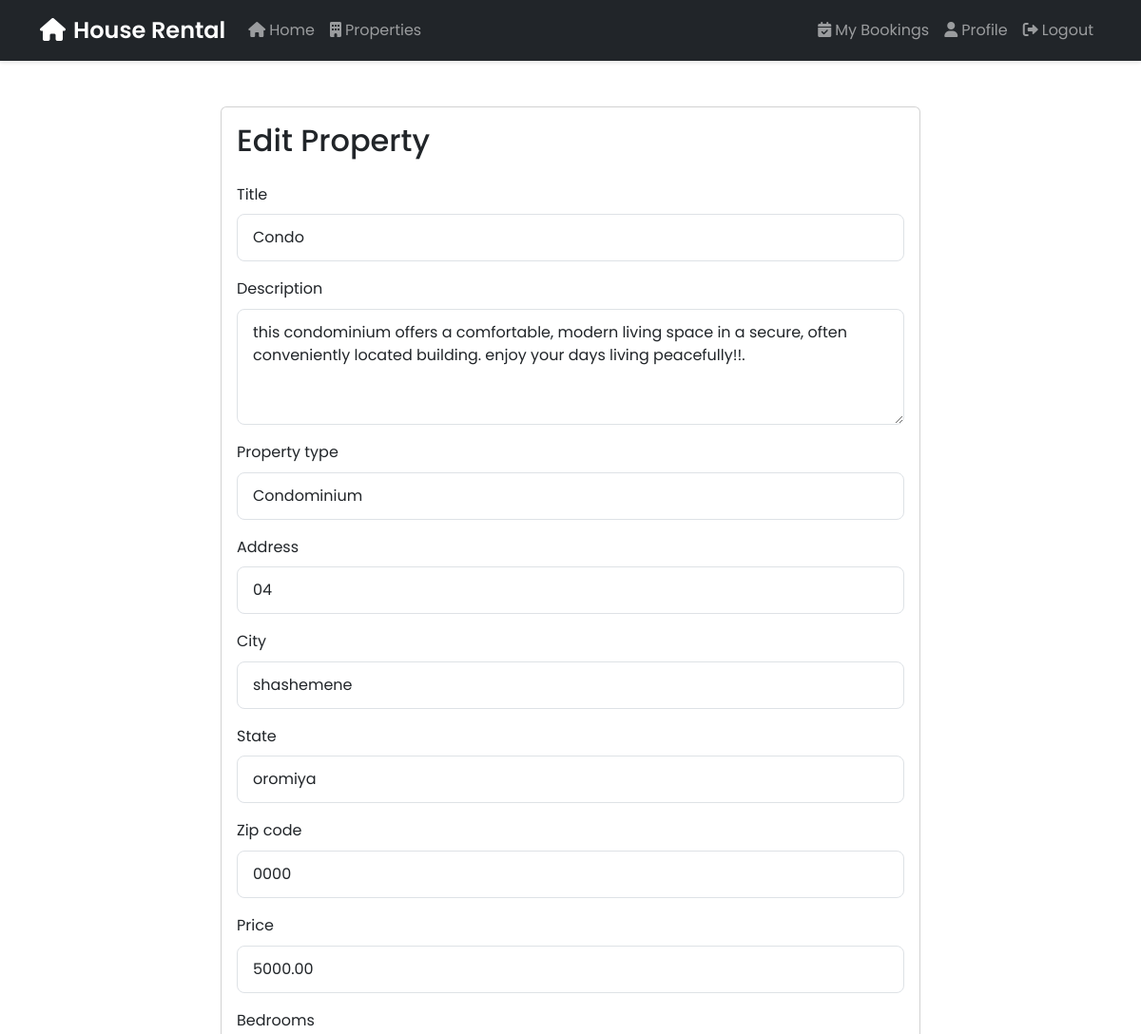
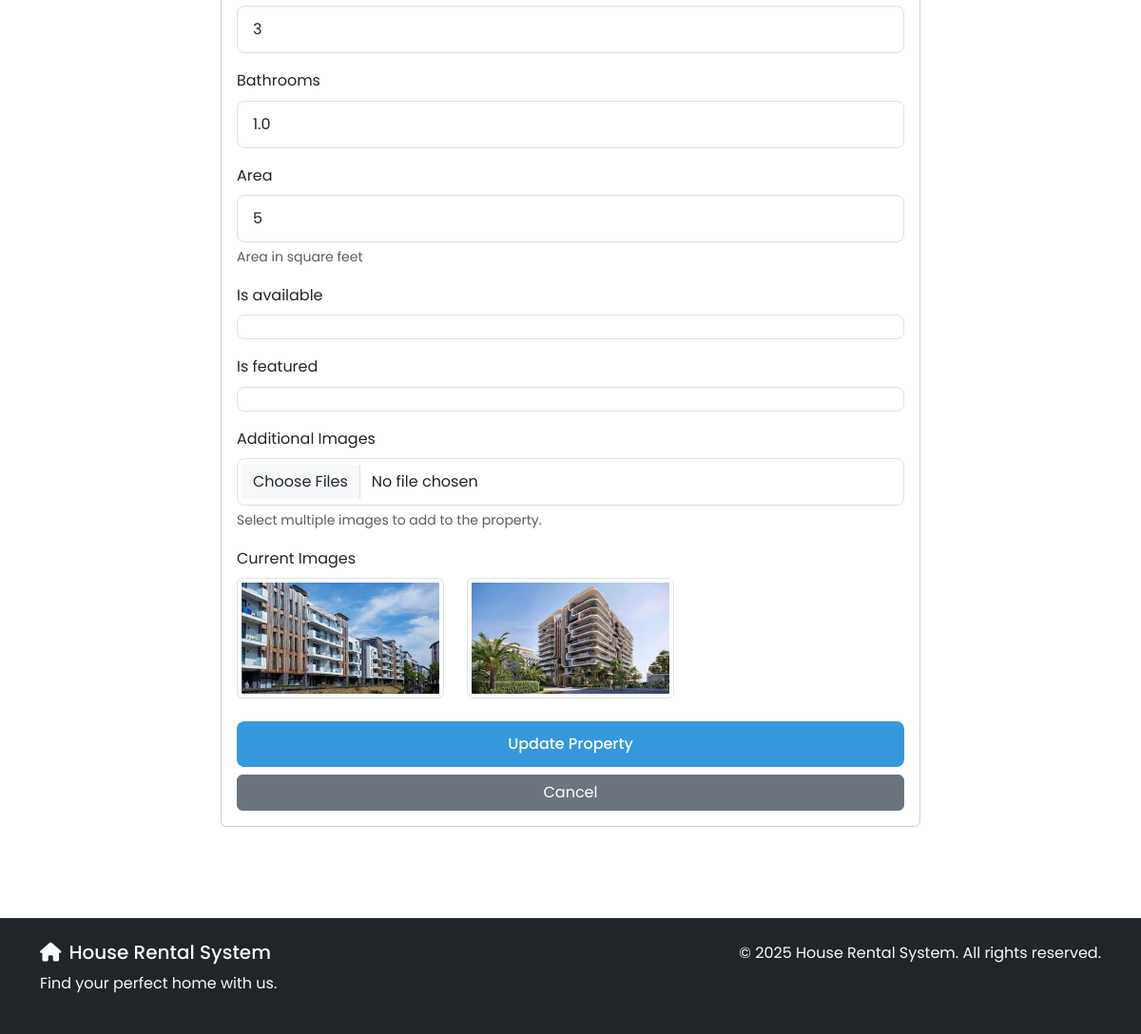
The app's page /property/4/edit/ (signed in) with its own data (2 pictures, top to bottom).
### properties/models.py (models this page shows, shortened)
class Property(models.Model):
    PROPERTY_TYPES = [
        ('house', 'House'),
        ('apartment', 'Apartment'),
        ('condo', 'Condominium'),
        ('townhouse', 'Townhouse'),
    ]
    title = models.CharField(max_length=200)
    description = models.TextField()
    property_type = models.CharField(max_length=20, choices=PROPERTY_TYPES)
    address = models.CharField(max_length=200)
    city = models.CharField(max_length=100)
    state = models.CharField(max_length=100)
    zip_code = models.CharField(max_length=20)
    price = models.DecimalField(max_digits=10, decimal_places=2, validators=[MinValueValidator(0)])
    bedrooms = models.PositiveIntegerField()
    bathrooms = models.DecimalField(max_digits=3, decimal_places=1)
    area = models.PositiveIntegerField(help_text='Area in square feet')
    is_available = models.BooleanField(default=True)
    is_featured = models.BooleanField(default=False)
    created_at = models.DateTimeField(auto_now_add=True)
    updated_at = models.DateTimeField(auto_now=True)
    owner = models.ForeignKey(User, on_delete=models.CASCADE, related_name='properties')
    terms_and_conditions = models.TextField(blank=True, help_text="Terms and conditions for renting this property")

class PropertyImage(models.Model):
    property = models.ForeignKey(Property, on_delete=models.CASCADE, related_name='images')
    image = models.ImageField(upload_to='property_images/')
    is_primary = models.BooleanField(default=False)
    created_at = models.DateTimeField(auto_now_add=True)

### properties/views.py (the view)
# urls.py: path('property/<int:pk>/edit/', views.edit_property, name='edit_property'),
@login_required
def edit_property(request, pk):
    property = get_object_or_404(Property, pk=pk, owner=request.user)
    if request.method == 'POST':
        form = PropertyForm(request.POST, request.FILES, instance=property)
        if form.is_valid():
            property = form.save()
            images = request.FILES.getlist('images')
            for image in images:
                PropertyImage.objects.create(
                    property=property,
                    image=image,
                    is_primary=not PropertyImage.objects.filter(property=property).exists()
                )
            messages.success(request, 'Property updated successfully!')
            return redirect('property_detail', pk=property.pk)
    else:
        form = PropertyForm(instance=property)
    return render(request, 'properties/edit_property.html', {
        'form': form,
        'property': property
    })

### properties/forms.py
class PropertyForm(forms.ModelForm):
    class Meta:
        model = Property
        fields = [
            'title', 'description', 'property_type', 'address',
            'city', 'state', 'zip_code', 'price', 'bedrooms',
            'bathrooms', 'area', 'is_available', 'is_featured'
        ]
        widgets = {
            'description': forms.Textarea(attrs={'rows': 4}),
            'price': forms.NumberInput(attrs={'min': 0}),
            'bedrooms': forms.NumberInput(attrs={'min': 0}),
            'bathrooms': forms.NumberInput(attrs={'min': 0, 'step': 0.5}),
            'area': forms.NumberInput(attrs={'min': 0}),
        }
    def __init__(self, *args, **kwargs):
        super().__init__(*args, **kwargs)
        for field in self.fields:
            self.fields[field].widget.attrs.update({'class': 'form-control'})

### accounts/models.py (called while the page is built)
    @property
    def is_property_owner(self):
        return self.role == 'owner'

### templates/properties/edit_property.html (shortened to what this page needs)
{% extends 'base.html' %}
{% block content %}
<div class="container py-4">
    <div class="row">
        <div class="col-md-8 mx-auto">
            <div class="card">
                <div class="card-body">
                    <h2 class="card-title mb-4">Edit Property</h2>
                    <form method="post" enctype="multipart/form-data">
                        {% for field in form %}
                            <div class="mb-3">
                                <label for="{{ field.id_for_label }}" class="form-label">{{ field.label }}</label>
                                {{ field }}
                                {% if field.help_text %}
                                    <div class="form-text">{{ field.help_text }}</div>
                                {% endif %}
                            </div>
                        {% endfor %}
                        <div class="mb-3">
                            <label for="images" class="form-label">Additional Images</label>
                            <input type="file" class="form-control" id="images" name="images" multiple accept="image/*">
                            <div class="form-text">Select multiple images to add to the property.</div>
                        </div>
                        {% if property.images.exists %}
                            <div class="mb-3">
                                <label class="form-label">Current Images</label>
                                <div class="row">
                                    {% for image in property.images.all %}
                                        <div class="col-md-4 mb-2">
                                            <img src="{{ image.image.url }}" alt="Property Image" class="img-thumbnail">
                                        </div>
                                    {% endfor %}
                                </div>
                            </div>
                        {% endif %}
                        <div class="d-grid gap-2">
                            <button type="submit" class="btn btn-primary">Update Property</button>
                            <a href="{% url 'property_detail' property.pk %}" class="btn btn-secondary">Cancel</a>
                        </div>
                    </form>
                </div>
            </div>
        </div>
    </div>
</div>
{% endblock %}

### static/css/style.css (style rules this page uses)
:root { --primary-color: #2c3e50; --secondary-color: #3498db; --accent-color: #e74c3c; --light-gray: #f8f9fa; --dark-gray: #343a40; }
body { font-family: 'Poppins', sans-serif; line-height: 1.6; color: var(--dark-gray); min-height: 100vh; display: flex; flex-direction: column; }
.form-control { border-radius: 8px; padding: 0.75rem 1rem; border: 1px solid #dee2e6; }
.btn-primary { background-color: var(--secondary-color); border: none; padding: 0.75rem 1.5rem; border-radius: 8px; font-weight: 500; transition: all 0.3s ease; }

### records on screen
Property: form "Condo" "this condominium offers a comfortable, modern living space in a secure, often conveniently located building. enjoy your days living peacefully!!." "Condominium" "04" "shashemene" "oromiya" "0000" "5000.00" "3" "1.0" "5" "☑" "☑"
PropertyImage: image (picture)
PropertyImage: image (picture)

### other values on screen
{{ field.label }} "Title" "Description" "Property type" "Address" "City" "State" "Zip code" "Price" "Bedrooms" "Bathrooms" "Area" "Is available" "Is featured"
{{ field.help_text }} "Area in square feet"
